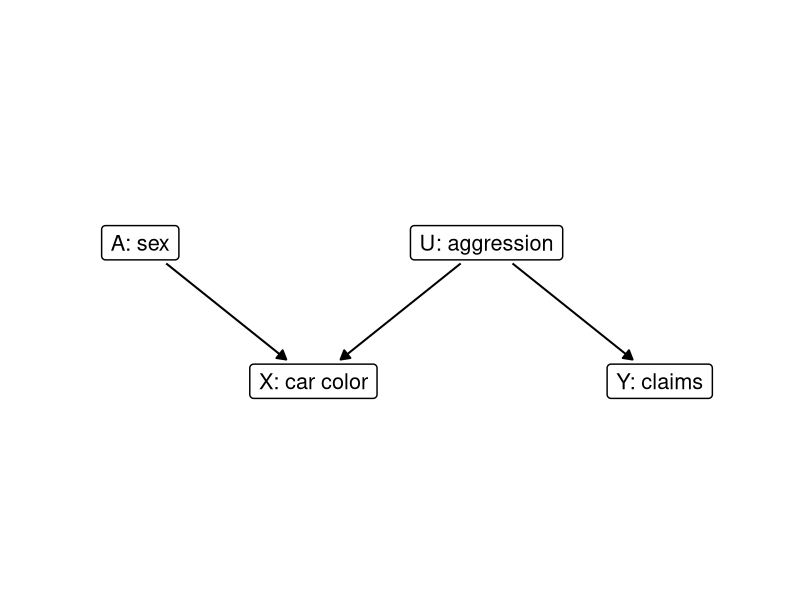
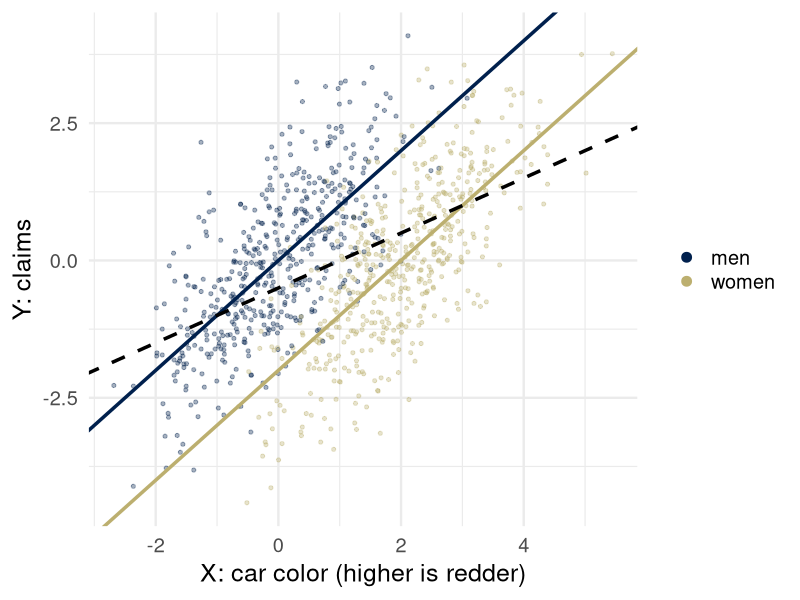
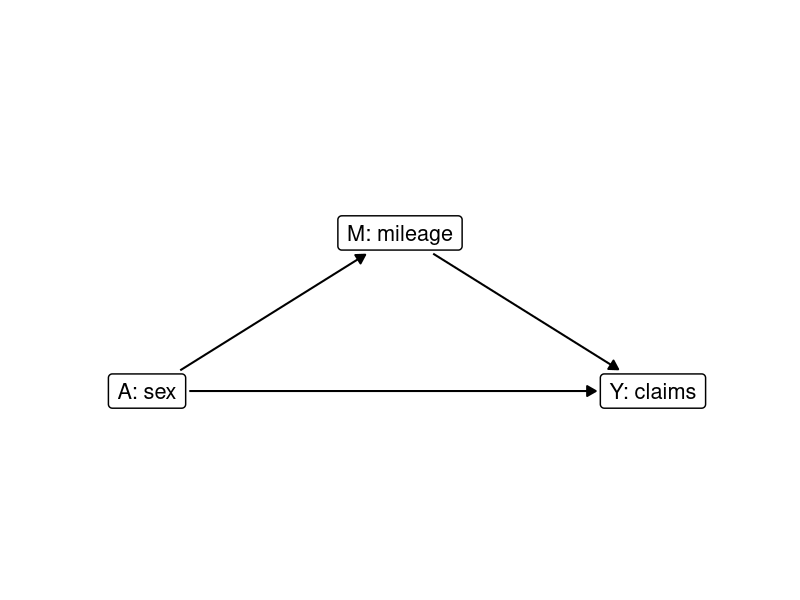
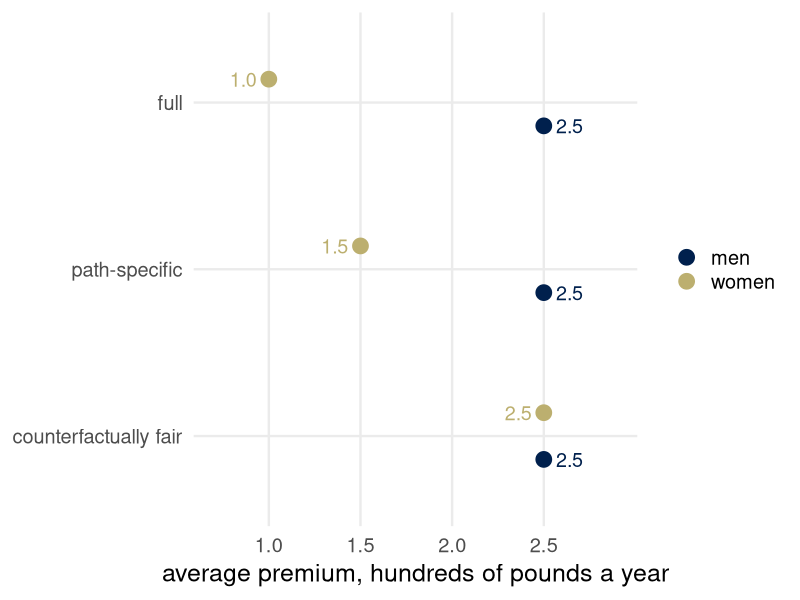
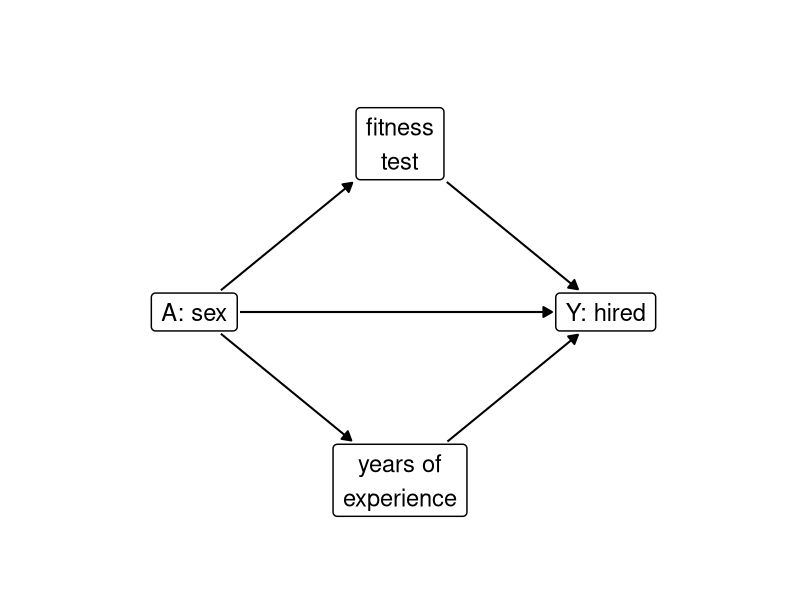

Write the R code that produced these figures, in order.
## ---- chunk 1
library(ggplot2)
library(dplyr)
theme_set(theme_minimal(base_size = 18))
set.seed(313)
# cividis: navy, slate, gray, khaki, gold, yellow (viridisLite::cividis(9)[c(1, 3, 5, 6, 7, 9)])
navy <- "#00204D"; slate <- "#414D6B"; cgray <- "#7C7B78"; khaki <- "#9B9477"; gold <- "#BCAF6F"; yellow <- "#FFEA46"
two <- c(navy, gold)               # the two groups, wherever there are two

# Causal graphs. Nodes are letters in circles, or words in boxes (boxes = TRUE).
# A node's size is fixed on the page, in inches, while the figure's size decides how
# many inches a data unit is. draw_dag measures both on the graphics device open when it
# is called (in a rendered document, the chunk's figure) and stops every arrow `gap`
# inches short of the two nodes it joins. Arrows listed in `dashed` are dashed; arrows
# listed in `highlight` are gold. One panel per value of `panel`. (From weeks 3 to 5.)
draw_dag <- function(nodes, edges, dashed = character(0), highlight = character(0), boxes = FALSE,
                     text_size = 7, xlim = c(-0.5, 2.5), ylim = c(-0.4, 1.4), strip_size = 18,
                     gap = 0.05) {
  if (!"panel" %in% names(nodes)) { nodes$panel <- ""; edges$panel <- "" }
  pad <- unit(0.35, "lines"); border <- 0.5; dot <- 16; stroke <- 0.8; lw <- c(black = 0.7, gold = 1.5)
  p <- ggplot() +
    facet_wrap(~ panel, nrow = 1) +
    coord_fixed(xlim = xlim, ylim = ylim) +
    theme_void() +
    theme(strip.text = element_text(size = strip_size), panel.spacing = unit(1.5, "lines"))
  p <- if (boxes) {
    p + geom_label(data = nodes, aes(x, y, label = name), size = text_size, label.size = border,
                   label.padding = pad)
  } else {
    p + geom_point(data = nodes, aes(x, y), size = dot, shape = 21, fill = "white", stroke = stroke) +
      geom_text(data = nodes, aes(x, y, label = name), size = text_size, parse = TRUE)
  }
  inch <- function(u, f) f(u, "in", valueOnly = TRUE)
  g <- ggplotGrob(p)
  pp <- ggplot_build(p)$layout$panel_params[[1]]
  per_unit <- min((dev.size("in")[1] - sum(inch(g$widths, grid::convertWidth))) /
                    (length(unique(nodes$panel)) * diff(pp$x.range)),
                  (dev.size("in")[2] - sum(inch(g$heights, grid::convertHeight))) / diff(pp$y.range))
  if (boxes) {
    text <- lapply(as.character(nodes$name), grid::textGrob, gp = grid::gpar(fontsize = text_size * .pt))
    nodes$hw <- (sapply(text, \(t) inch(grid::grobWidth(t), grid::convertWidth)) / 2 +
                   inch(pad, grid::convertWidth) + border * .pt / 96 / 2) / per_unit
    nodes$hh <- (sapply(text, \(t) inch(grid::grobHeight(t), grid::convertHeight)) / 2 +
                   inch(pad, grid::convertHeight) + border * .pt / 96 / 2) / per_unit
  } else {
    nodes$hw <- nodes$hh <- (0.375 * (dot * .pt + stroke * .stroke / 2) / 72 +
                               stroke * .stroke / 2 / 96 / 2) / per_unit
  }
  e <- edges |>
    left_join(nodes, by = c("panel", "from" = "name")) |>
    rename(x0 = x, y0 = y, hw0 = hw, hh0 = hh) |>
    left_join(nodes, by = c("panel", "to" = "name")) |>
    mutate(dx = x - x0, dy = y - y0, len = sqrt(dx^2 + dy^2), ux = dx / len, uy = dy / len,
           col = ifelse(paste(from, to) %in% highlight, "#BCAF6F", "black"),
           style = ifelse(paste(from, to) %in% dashed, "dashed", "solid"),
           g0 = gap / per_unit,
           g1 = (gap + ifelse(col == "black", lw[["black"]], lw[["gold"]]) * .pt / 96 / 2) / per_unit,
           s0 = if (boxes) pmin((hw0 + g0) / pmax(abs(ux), 1e-9), (hh0 + g0) / pmax(abs(uy), 1e-9)) else hw0 + g0,
           s1 = if (boxes) pmin((hw + g1) / pmax(abs(ux), 1e-9), (hh + g1) / pmax(abs(uy), 1e-9)) else hw + g1,
           xs = x0 + s0 * ux, ys = y0 + s0 * uy, xe = x - s1 * ux, ye = y - s1 * uy)
  p + geom_segment(data = e, aes(x = xs, y = ys, xend = xe, yend = ye, linetype = style, color = col),
                   arrow = arrow(length = unit(0.25, "cm"), type = "closed"),
                   linewidth = ifelse(e$col == "black", lw[["black"]], lw[["gold"]]), show.legend = FALSE) +
    scale_linetype_identity() + scale_color_identity()
}

# The red car, linear version: A ~ Bernoulli(1/2) (1 = woman), U ~ N(0, 1) aggression,
# X = 2A + U car color on a continuous scale, Y = U + e claims. Population values:
# Var(X) = 2^2 * 1/4 + 1 = 2, Cov(X, Y) = Var(U) = 1, so the fit on X alone is X/2 - 1/2;
# E[Y | X, A] = X - 2A.
n_car <- 1000
car <- data.frame(A = rbinom(n_car, 1, 1/2), U = rnorm(n_car)) |>
  mutate(X = 2 * A + U, Y = U + rnorm(n_car),
         group = factor(A, levels = c(0, 1), labels = c("men", "women")))
stopifnot(abs((2^2 * 1/4 + 1) - 2) < 1e-12)

# The mileage world: M = mu0 + alpha A + U_M (thousands of miles a year),
# Y = gamma A + beta M + U_Y (claims, hundreds of pounds a year), A = 1 for a woman.
mu0 <- 10; alpha <- -4; beta <- 0.25; gamma <- -0.5; var_UM <- 4; pA <- 1/2
NDE <- gamma; NIE <- alpha * beta; TE <- NDE + NIE
prem <- data.frame(
  predictor = rep(c("full", "path-specific", "counterfactually fair"), each = 2),
  group = rep(c("men", "women"), 3),
  mean = c(beta * mu0, gamma + beta * (mu0 + alpha),     # full: gamma A + beta M
           beta * mu0, beta * (mu0 + alpha),              # path-specific: beta M
           beta * mu0, beta * mu0))                       # counterfactually fair: beta (M - alpha A)
# Refit on M alone: slope beta + gamma Cov(A, M) / Var(M); the gap is alpha times the slope.
var_M <- alpha^2 * pA * (1 - pA) + var_UM
slope_refit <- beta + gamma * alpha * pA * (1 - pA) / var_M
R2 <- alpha^2 * pA * (1 - pA) / var_M
stopifnot(abs(NDE + 0.5) < 1e-12, abs(NIE + 1) < 1e-12, abs(TE + 1.5) < 1e-12,
          abs(var_M - 8) < 1e-12, abs(slope_refit - 0.3125) < 1e-12,
          abs(alpha * slope_refit - (NIE + R2 * NDE)) < 1e-12, abs(alpha * slope_refit + 1.25) < 1e-12,
          isTRUE(all.equal(prem$mean, c(2.5, 1.0, 2.5, 1.5, 2.5, 2.5))))
## ---- chunk 2
rc <- data.frame(name = c("A: sex", "X: car color", "U: aggression", "Y: claims"),
                 x = c(0, 1.25, 2.5, 3.75), y = c(1, 0, 1, 0))
draw_dag(rc, data.frame(from = c("A: sex", "U: aggression", "U: aggression"),
                        to = c("X: car color", "X: car color", "Y: claims")),
         boxes = TRUE, text_size = 5.5, xlim = c(-0.75, 4.5), ylim = c(-0.3, 1.3))
## ---- chunk 3
ggplot(car, aes(X, Y, color = group)) +
  geom_point(alpha = 0.35, size = 1.1) +
  geom_abline(intercept = 0, slope = 1, color = navy, linewidth = 1.2) +
  geom_abline(intercept = -2, slope = 1, color = gold, linewidth = 1.2) +
  geom_abline(intercept = -1/2, slope = 1/2, color = "black", linetype = "dashed", linewidth = 1.2) +
  scale_color_manual(values = two, name = NULL) +
  labs(x = "X: car color (higher is redder)", y = "Y: claims") +
  guides(color = guide_legend(override.aes = list(alpha = 1, size = 3))) +
  theme(legend.position = "right")
## ---- chunk 4
mw <- data.frame(name = c("A: sex", "M: mileage", "Y: claims"), x = c(0, 1.6, 3.2), y = c(0, 1, 0))
draw_dag(mw, data.frame(from = c("A: sex", "M: mileage", "A: sex"), to = c("M: mileage", "Y: claims", "Y: claims")),
         boxes = TRUE, text_size = 5.5, xlim = c(-0.7, 3.9), ylim = c(-0.3, 1.3))
## ---- chunk 5
lev <- c("counterfactually fair", "path-specific", "full")
prem |>
  mutate(row = match(predictor, lev), y = row + ifelse(group == "women", 0.14, -0.14)) |>
  ggplot(aes(mean, y, color = group)) +
  geom_point(size = 5) +
  geom_text(aes(x = mean + ifelse(group == "women", -0.14, 0.14), label = sprintf("%.1f", mean)),
            size = 5, show.legend = FALSE) +
  scale_color_manual(values = two, name = NULL) +
  scale_x_continuous(limits = c(0.7, 2.9), breaks = c(1, 1.5, 2, 2.5)) +
  scale_y_continuous(breaks = 1:3, labels = lev, limits = c(0.6, 3.4)) +
  labs(x = "average premium, hundreds of pounds a year", y = NULL) +
  theme(legend.position = "right", panel.grid.minor = element_blank())
## ---- chunk 6
ff <- data.frame(name = c("A: sex", "fitness\ntest", "years of\nexperience", "Y: hired"),
                 x = c(0, 1.1, 1.1, 2.2), y = c(1, 1.9, 0.1, 1))
draw_dag(ff, data.frame(from = c("A: sex", "fitness\ntest", "A: sex", "years of\nexperience", "A: sex"),
                        to = c("fitness\ntest", "Y: hired", "years of\nexperience", "Y: hired", "Y: hired")),
         boxes = TRUE, text_size = 6, xlim = c(-0.5, 2.7), ylim = c(-0.4, 2.4))
